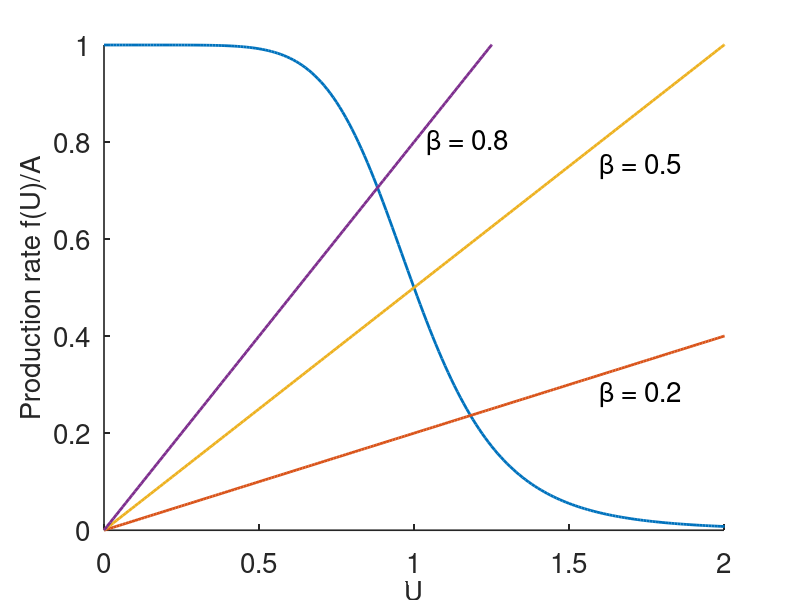
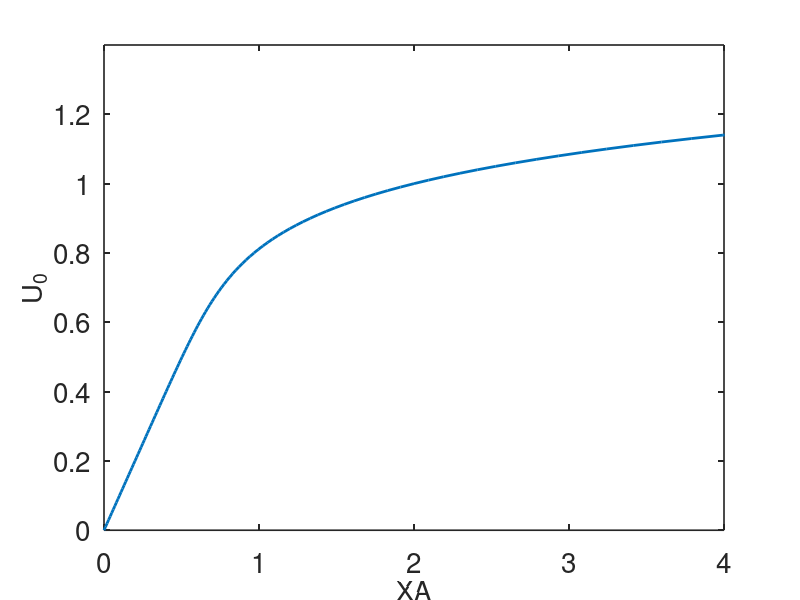
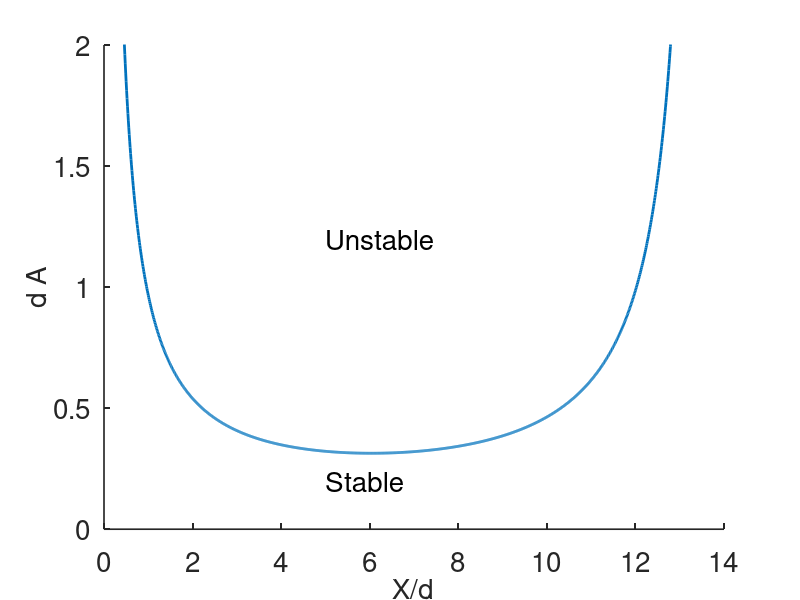

Recreate these plots in MATLAB, in order. (Note: this script raises an error after producing the figures.)


%  -------------------------------------------------------------------
%
% Code to solve red blood cell delay differential equation
% using method of lines.
%
%   For Chapter 13, Section 13.1.3 of
%   Keener and Sneyd, Mathematical Physiology, 3rd Edition, Springer.
%
%   Written by James Keener and James Sneyd.
%
%  -------------------------------------------------------------------


function delay_de
global X d A dx dy M N n0 N0

close all
%clear all
clc

set(0,                           ...
   'defaultaxesfontsize', 20,   ...
   'defaultaxeslinewidth', 1.2, ...
   'defaultlinelinewidth', 2.0, ...
   'defaultpatchlinewidth', 0.7); 

 
% first make some  red blood cell production plots

% steady state analysis
N = [0:.01:3];
F = 1./(1+N.^7);
blist = [0.2,0.5,0.8];

figure(1)
    plot(N,F,'linewidth',2)
    xlabel('U','fontsize',20)
    ylabel('Production rate f(U)/A','fontsize',20)
    hold on
    for j = 1:3
        b = blist(j);
        plot(N,b*N,'linewidth',2)
    end
    axis([0 2 0 1])
    text(1.6,0.28,'\beta = 0.2','fontsize',20)
    text(1.6,0.75,'\beta = 0.5','fontsize',20)
    text(1.04,0.8,'\beta = 0.8','fontsize',20)
    box off
    hold off
 
figure(2)
    plot(N./F,N,'linewidth',2)
    ylabel('U_0','fontsize',20)
    xlabel('XA','fontsize',20)
    axis([0 4 0 1.4])
 
% There are three parameters
d = 7;  % time delay
X = 50; %lifetime of red blood cells
A = 1/15;  %   value for f(0);
A = 0.1;

% plot 3: stability diagram
x = [0:.01:16];
f = pi*x./((2+x).*sin(2*pi./(2+x)));
p = 7;
N0p = f./(p-f);
N0 = N0p.^(1/p);
dA = N0.*(1+N0p)./x;
np = find(N0p>0);

figure(3)
    plot(x(np),dA(np) ,'linewidth',2)
    hold on
    % plot( X/d,d*A,'*','linewidth',5)
    hold off
    xlabel('X/d','fontsize',20)
    ylabel('d A','fontsize',20)
    axis([0 14 0 2])
    text(5,1.2,'Unstable','fontsize',20)
    text(5,0.2,'Stable','fontsize',20)
    box off
  
% now do the time dependent simulation
N = 100;  % number of grid points for n
M = 10; %Number of grid points for N
dx  = X/(N-1); %grid spacing for n
dy = d/(M-1); % grid spacing for N
 
tstep = 1;
t_end = 500;
tspan = [0:tstep:t_end];
 
s0 = [ones(M,1);ones(N,1)*dx/X];  %initial data   
[T,S] = ode15s(@deRHS,tspan,s0);

n0 = A./(1+S(:,M).^7);
n = [n0,S(:,M+1:M+N)];
N0 = (sum(n(:,2:end-1),2)+n0/2+n(:,N+1)/2)*dx;  %The integral
figure(4)
    plot(T,N0, 'linewidth',2)
    xlabel('time (days)','fontsize',20)
    ylabel('N(t)','fontsize',20)
    axis([0 500 0 2.5]) 

end % of main

%%
function s_prime=deRHS(t,s)
global  X d A dx dy M N n0 N0
 
    n0 = A/(1+s(M)^7);
    n = [n0;s(M+1:M+N)];
    N0 = (sum(n(2:end-1))+n0/2+n(end)/2)*dx;  %The integral
    Nt = [N0;s(1:M)];
    FN = (Nt(1:M)-Nt(2:M+1))/dy;
    Fn =  (n(1:N)-n(2:N+1))/dx;
    
    s_prime = [FN; Fn];
end
 
